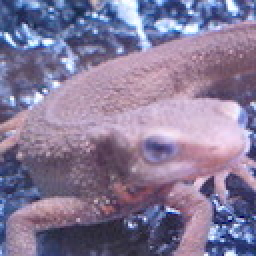
#> input picture Gazou100knock_anser/input/imori.jpg, 128 x 128 px (shown 2 times larger)
$ python q16.py   (older library calls are emulated)
#> lines starting #> are read from the running program, lines starting #| are printed output that depends on the picture
#> further down, img is the input picture: shape (128, 128, 3); mean B, G, R 152.8, 121.8, 134.1
### Gazou100knock_anser/function.py
import numpy as np


# [11 lines left out: function BGR2RGB, not called in this run]


def RGB2GRAY(img):
    #与えられた画像を数値値
    img=img.astype(np.float32)
    b=img[:,:,0].copy()#img[行:列:色]
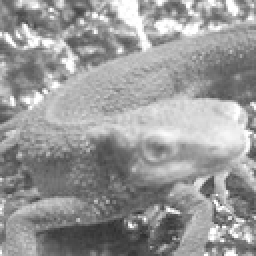
#> b: shape (128, 128) float32 (shown 2 times larger); min 46, max 255, mean 152.8
    g=img[:,:,1].copy()
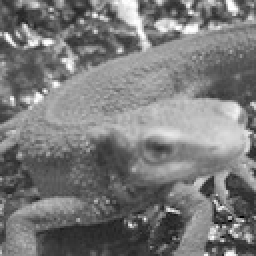
#> g: shape (128, 128) float32 (shown 2 times larger); min 0, max 255, mean 121.8
    r=img[:,:,2].copy()
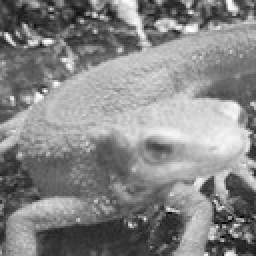
#> r: shape (128, 128) float32 (shown 2 times larger); min 0, max 255, mean 134.1

    img= 0.2126*r + 0.7152*g + 0.0722*b
#> img: shape (128, 128) float32

    #画像を複合して戻す、符号なしの整数にする
    return img.astype(np.uint8)


# [366 lines left out: functions binarization, Obinarization, BGR2HSV, HSV2BGR, tone_reduction, average_pooling and 10 more, not called in this run]

def Prewitt_filter(img,size=3,axis=0):
#> called with size = 3, axis = 0
    img=img.astype(np.float32)
    H,W=img.shape
#> H = 128; W = 128

    #0パディング
    zero_pad=size//2 #余る=奇数サイズ
    out=np.zeros((H+zero_pad*2,W+zero_pad*2),dtype=np.float32)
    out[zero_pad:H+zero_pad,zero_pad:W+zero_pad]=img.copy().astype(np.float32)
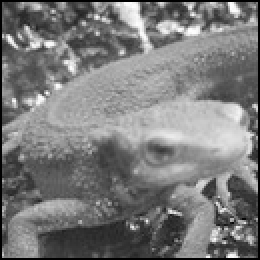
#> out: shape (130, 130) float32 (shown 2 times larger); min 0, max 254, mean 122.3

    #kernel
    if axis==0:#行方向
        K=[ [-1,0,1],[-1,0,1],[-1,0,1]]
    else:#列方向
        K=[ [-1,-1,-1],[0,0,0],[1,1,1]]

    tmp=out.copy()

    #フィルタリング
    for y in range(H):
        for x in range(W):#K書けただけだとサイズが異なるからsumで集約する必要がある
            out[zero_pad + y, zero_pad + x] = np.sum(K*tmp[y: y + size, x: x + size])
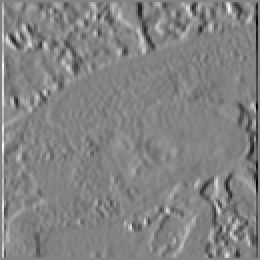
#> out: shape (130, 130) float32 (shown 2 times larger); min -560, max 529, mean -0.1; drawn with min black and max white
    out=out[zero_pad:zero_pad+H,zero_pad:zero_pad+W].astype(np.uint8)
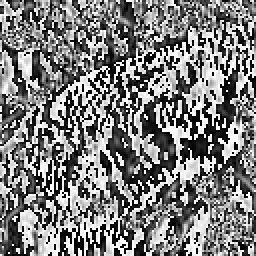
#> out: shape (128, 128) (shown 2 times larger); min 0, max 255, mean 125.2
    return out

# [249 lines left out: functions Laplacian_filter, Emboss_filter, hist_normalization, hist_manipulate, hist_equalization, Gamma_correction and 4 more, not called in this run]

### Gazou100knock_anser/q16.py
import cv2
import numpy as np
import function as func

# prewitt filter エッジ抽出
img = cv2.imread("input/imori.jpg")
img = func.RGB2GRAY(img)
out = img.copy()
out = func.Prewitt_filter(out,size=3,axis=0)

cv2.imwrite("output/q16.jpg",out)
cv2.imshow("result", img)
cv2.waitKey(0)
cv2.destroyAllWindows()
